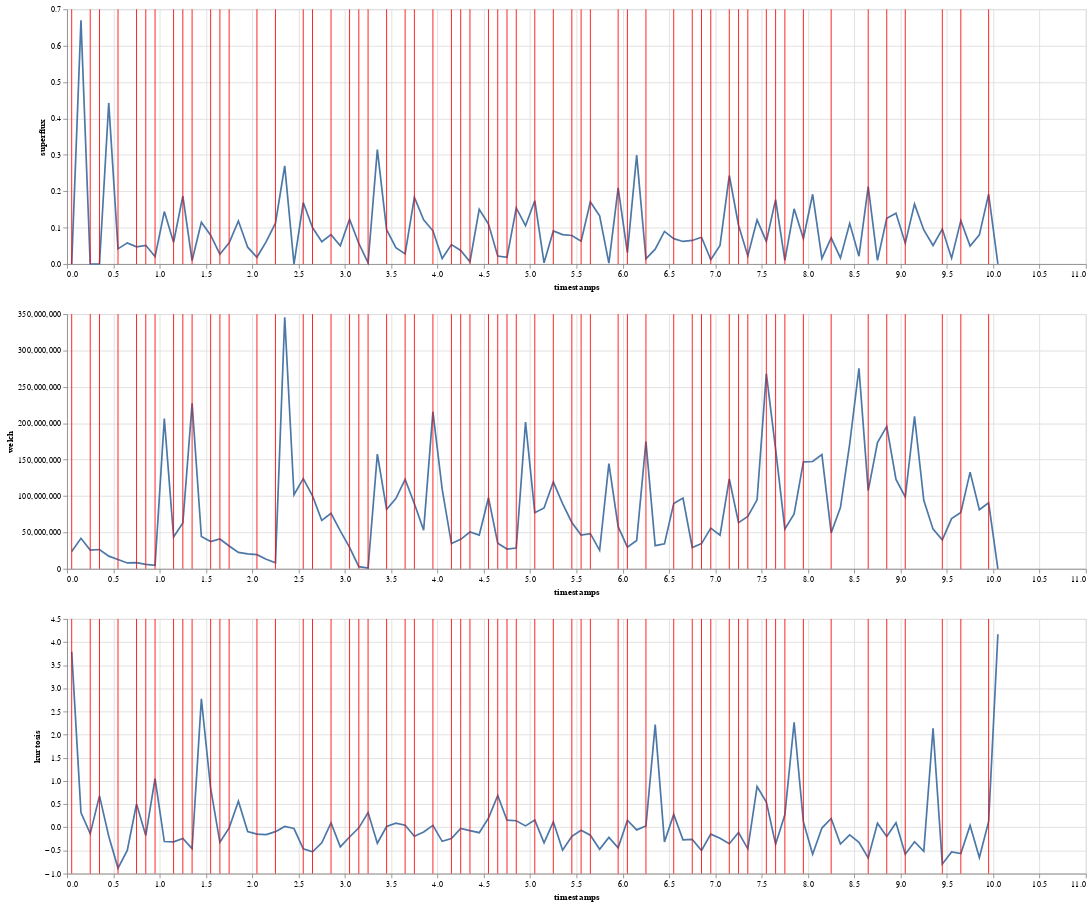

Here is the notebook cell this chart was saved with:
### Code cell
base = alt.Chart(data[data["file"]==file])

features = base.mark_line().encode(x="timestamps", y=alt.Y(alt.repeat("row"), type='quantitative')).properties(width=1200)

onsets = alt.Chart(data[data["file"]==file][data["onset"]]).mark_rule(color='red').encode(
    x='timestamps'
)

(features + onsets).repeat(row=["superflux", "welch", "kurtosis"])
